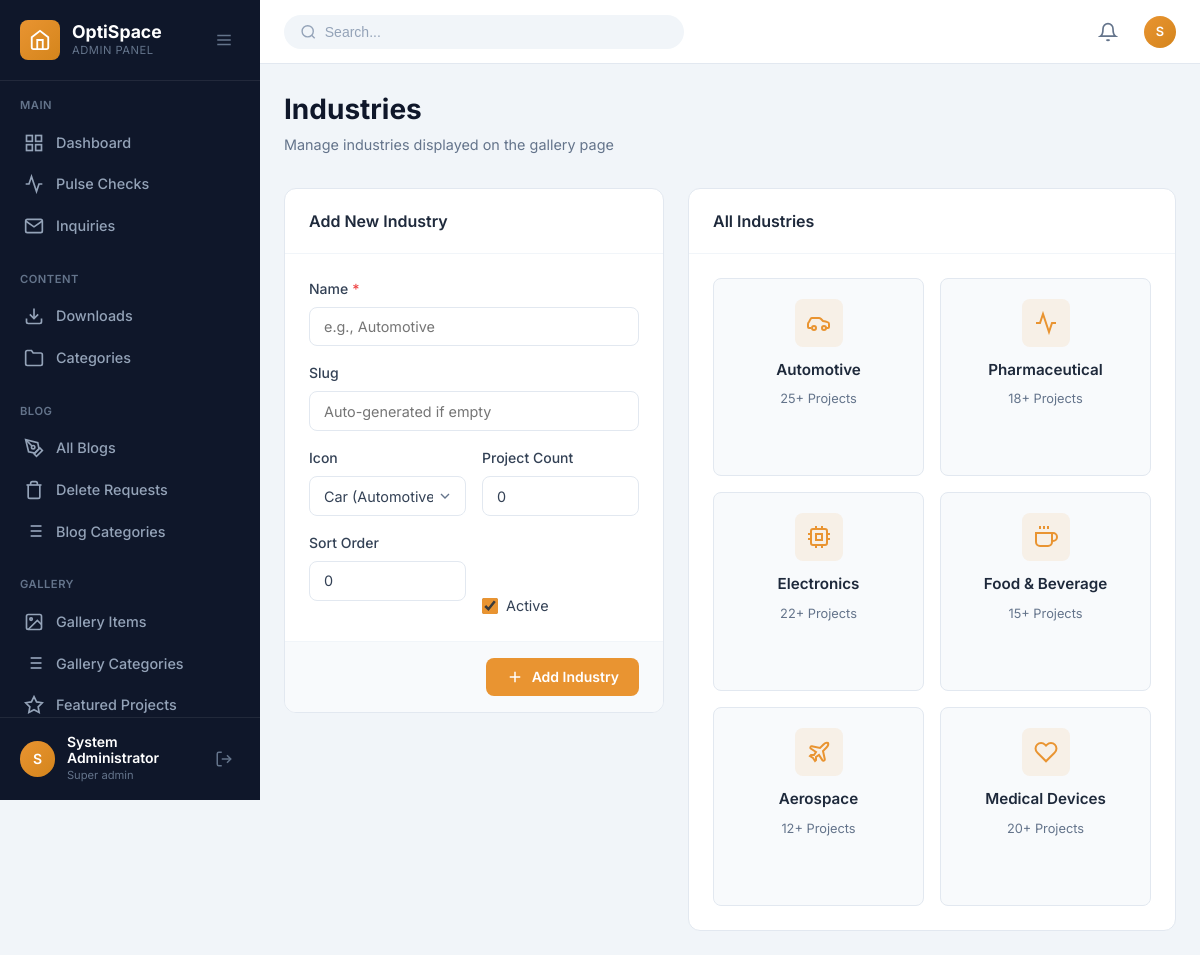
The app's page /admin/gallery-industries.php (signed in) with its own data.
### tables this page shows
CREATE TABLE IF NOT EXISTS gallery_industries (
    id INT AUTO_INCREMENT PRIMARY KEY,
    name VARCHAR(100) NOT NULL,
    slug VARCHAR(100) NOT NULL UNIQUE,
    icon VARCHAR(50) DEFAULT 'building',
    project_count INT DEFAULT 0,
    sort_order INT DEFAULT 0,
    is_active TINYINT(1) DEFAULT 1,
    created_at TIMESTAMP DEFAULT CURRENT_TIMESTAMP,
    updated_at TIMESTAMP DEFAULT CURRENT_TIMESTAMP ON UPDATE CURRENT_TIMESTAMP
);

### admin/gallery-industries.php (the view, shortened to what this page needs)
<?php
$conn = getDBConnection();
$editIndustry = null;
$industries = $conn->query("SELECT * FROM gallery_industries ORDER BY sort_order ASC");
include __DIR__ . '/includes/header.php';
?>
<div class="page-header">
    <div class="page-title-section">
        <h1 class="page-title">Industries</h1>
        <p class="page-subtitle">Manage industries displayed on the gallery page</p>
    </div>
</div>
<div class="industries-layout">
    <div class="form-card industry-form">
        <div class="form-card-header">
            <h2><?php echo $editIndustry ? 'Edit Industry' : 'Add New Industry'; ?></h2>
        </div>
        <form method="POST">
            <div class="form-card-body">
                <div class="form-group">
                    <label for="name" class="form-label required">Name</label>
                    <input type="text" id="name" name="name" class="form-input"
                           value="<?php echo htmlspecialchars($editIndustry['name'] ?? ''); ?>"
                           placeholder="e.g., Automotive" required>
                </div>
                <div class="form-group">
                    <label for="slug" class="form-label">Slug</label>
                    <input type="text" id="slug" name="slug" class="form-input"
                           value="<?php echo htmlspecialchars($editIndustry['slug'] ?? ''); ?>"
                           placeholder="Auto-generated if empty">
                </div>
                <div class="form-row">
                    <div class="form-group">
                        <label for="icon" class="form-label">Icon</label>
                        <select id="icon" name="icon" class="form-select">
                            <option value="car" <?php echo ($editIndustry['icon'] ?? '') === 'car' ? 'selected' : ''; ?>>Car (Automotive)</option>
                        </select>
                    </div>
                    <div class="form-group">
                        <label for="project_count" class="form-label">Project Count</label>
                        <input type="number" id="project_count" name="project_count" class="form-input"
                               value="<?php echo htmlspecialchars($editIndustry['project_count'] ?? '0'); ?>" min="0">
                    </div>
                </div>
                <div class="form-row">
                    <div class="form-group">
                        <label for="sort_order" class="form-label">Sort Order</label>
                        <input type="number" id="sort_order" name="sort_order" class="form-input"
                               value="<?php echo htmlspecialchars($editIndustry['sort_order'] ?? '0'); ?>" min="0">
                    </div>
                    <div class="form-group" style="display: flex; align-items: flex-end;">
                        <label class="checkbox-label" style="margin-bottom: 0;">
                            <input type="checkbox" name="is_active" value="1"
                                   <?php echo (!isset($editIndustry) || $editIndustry['is_active']) ? 'checked' : ''; ?>>
                            <span class="checkbox-text">Active</span>
                        </label>
                    </div>
                </div>
            </div>
            <div class="form-card-footer">
                <button type="submit" class="btn btn-primary">
                    <svg viewBox="0 0 24 24" fill="none" stroke="currentColor" stroke-width="2">
                        <?php if ($editIndustry): ?>
                        <path d="M19 21H5a2 2 0 0 1-2-2V5a2 2 0 0 1 2-2h11l5 5v11a2 2 0 0 1-2 2z"/>
                        <polyline points="17 21 17 13 7 13 7 21"/>
                        <polyline points="7 3 7 8 15 8"/>
                        <?php else: ?>
                        <line x1="12" y1="5" x2="12" y2="19"/>
                        <line x1="5" y1="12" x2="19" y2="12"/>
                        <?php endif; ?>
                    </svg>
                    <?php echo $editIndustry ? 'Update Industry' : 'Add Industry'; ?>
                </button>
            </div>
        </form>
    </div>
    <div class="industries-list">
        <div class="form-card">
            <div class="form-card-header">
                <h2>All Industries</h2>
            </div>
            <div class="industries-grid-admin">
                <?php if ($industries->num_rows > 0): ?>
                    <?php while ($ind = $industries->fetch_assoc()): ?>
                    <div class="industry-admin-card <?php echo $ind['is_active'] ? '' : 'inactive'; ?>">
                        <div class="industry-icon">
                            <svg viewBox="0 0 24 24" fill="none" stroke="currentColor" stroke-width="2">
                                <?php
                                switch ($ind['icon']) {
                                    case 'car':
                                        echo '<path d="M19 17h2c.6 0 1-.4 1-1v-3c0-.9-.7-1.7-1.5-1.9C18.7 10.6 16 10 16 10s-1.3-1.4-2.2-2.3c-.5-.4-1.1-.7-1.8-.7H5c-.6 0-1.1.4-1.4.9l-1.5 2.8C1.4 11.3 1 12.1 1 13v3c0 .6.4 1 1 1h2"/><circle cx="7" cy="17" r="2"/><circle cx="17" cy="17" r="2"/>';
                                        break;
                                    case 'medical':
                                        echo '<path d="M22 12h-4l-3 9L9 3l-3 9H2"/>';
                                        break;
                                    case 'chip':
                                        echo '<rect x="4" y="4" width="16" height="16" rx="2" ry="2"/><rect x="9" y="9" width="6" height="6"/><line x1="9" y1="1" x2="9" y2="4"/><line x1="15" y1="1" x2="15" y2="4"/><line x1="9" y1="20" x2="9" y2="23"/><line x1="15" y1="20" x2="15" y2="23"/><line x1="20" y1="9" x2="23" y2="9"/><line x1="20" y1="14" x2="23" y2="14"/><line x1="1" y1="9" x2="4" y2="9"/><line x1="1" y1="14" x2="4" y2="14"/>';
                                        break;
                                    case 'food':
                                        echo '<path d="M18 8h1a4 4 0 0 1 0 8h-1"/><path d="M2 8h16v9a4 4 0 0 1-4 4H6a4 4 0 0 1-4-4V8z"/><line x1="6" y1="1" x2="6" y2="4"/><line x1="10" y1="1" x2="10" y2="4"/><line x1="14" y1="1" x2="14" y2="4"/>';
                                        break;
                                    case 'plane':
                                        echo '<path d="M17.8 19.2L16 11l3.5-3.5C21 6 21.5 4 21 3c-1-.5-3 0-4.5 1.5L13 8 4.8 6.2c-.5-.1-.9.1-1.1.5l-.3.5c-.2.5-.1 1 .3 1.3L9 12l-2 3H4l-1 1 3 2 2 3 1-1v-3l3-2 3.5 5.3c.3.4.8.5 1.3.3l.5-.2c.4-.3.6-.7.5-1.2z"/>';
                                        break;
                                    case 'heart':
                                        echo '<path d="M20.84 4.61a5.5 5.5 0 0 0-7.78 0L12 5.67l-1.06-1.06a5.5 5.5 0 0 0-7.78 7.78l1.06 1.06L12 21.23l7.78-7.78 1.06-1.06a5.5 5.5 0 0 0 0-7.78z"/>';
                                        break;
                                    case 'cog':
                                        echo '<circle cx="12" cy="12" r="3"/><path d="M19.4 15a1.65 1.65 0 0 0 .33 1.82l.06.06a2 2 0 0 1 0 2.83 2 2 0 0 1-2.83 0l-.06-.06a1.65 1.65 0 0 0-1.82-.33 1.65 1.65 0 0 0-1 1.51V21a2 2 0 0 1-2 2 2 2 0 0 1-2-2v-.09A1.65 1.65 0 0 0 9 19.4a1.65 1.65 0 0 0-1.82.33l-.06.06a2 2 0 0 1-2.83 0 2 2 0 0 1 0-2.83l.06-.06a1.65 1.65 0 0 0 .33-1.82 1.65 1.65 0 0 0-1.51-1H3a2 2 0 0 1-2-2 2 2 0 0 1 2-2h.09A1.65 1.65 0 0 0 4.6 9a1.65 1.65 0 0 0-.33-1.82l-.06-.06a2 2 0 0 1 0-2.83 2 2 0 0 1 2.83 0l.06.06a1.65 1.65 0 0 0 1.82.33H9a1.65 1.65 0 0 0 1-1.51V3a2 2 0 0 1 2-2 2 2 0 0 1 2 2v.09a1.65 1.65 0 0 0 1 1.51 1.65 1.65 0 0 0 1.82-.33l.06-.06a2 2 0 0 1 2.83 0 2 2 0 0 1 0 2.83l-.06.06a1.65 1.65 0 0 0-.33 1.82V9a1.65 1.65 0 0 0 1.51 1H21a2 2 0 0 1 2 2 2 2 0 0 1-2 2h-.09a1.65 1.65 0 0 0-1.51 1z"/>';
                                        break;
                                    default:
                                        echo '<path d="M3 21h18"/><path d="M5 21V7l8-4v18"/><path d="M19 21V11l-6-4"/>';
                                }
                                ?>
                            </svg>
                        </div>
                        <div class="industry-info">
                            <h4><?php echo htmlspecialchars($ind['name']); ?></h4>
                            <span><?php echo $ind['project_count']; ?>+ Projects</span>
                        </div>
                    </div>
                    <?php endwhile; ?>
                <?php else: ?>
                    <div class="empty-state-small">
                        <p>No industries yet. Create your first industry using the form.</p>
                    </div>
                <?php endif; ?>
            </div>
        </div>
    </div>
</div>
<?php include __DIR__ . '/includes/footer.php'; ?>

### admin/assets/css/admin.css (style rules this page uses)
:root { --admin-primary: #E99431; --admin-primary-dark: #d4851c; --admin-primary-light: rgba(233, 148, 49, 0.1); --admin-dark: #1E293B; --admin-dark-light: #334155; --admin-gray-900: #0F172A; --admin-gray-800: #1E293B; --admin-gray-700: #334155; --admin-gray-600: #475569; --admin-gray-500: #64748B; --admin-gray-400: #94A3B8; --admin-gray-300: #CBD5E1; --admin-gray-200: #E2E8F0; --admin-gray-100: #F1F5F9; --admin-gray-50: #F8FAFC; --admin-white: #FFFFFF; --admin-success: #10B981; --admin-success-light: rgba(16, 185, 129, 0.1); --admin-warning: #F59E0B; --admin-warning-light: rgba(245, 158, 11, 0.1); --admin-danger: #EF4444; --admin-danger-light: rgba(239, 68, 68, 0.1); --admin-info: #3B82F6; --admin-info-light: rgba(59, 130, 246, 0.1); --sidebar-width: 260px; --sidebar-collapsed-width: 70px; --sidebar-bg: var(--admin-gray-900); --sidebar-text: var(--admin-gray-400); --sidebar-active: var(--admin-primary); --header-height: 64px; --header-bg: var(--admin-white); --shadow-sm: 0 1px 2px rgba(0, 0, 0, 0.05); --shadow-md: 0 4px 6px -1px rgba(0, 0, 0, 0.1); --shadow-lg: 0 10px 15px -3px rgba(0, 0, 0, 0.1); --shadow-xl: 0 20px 25px -5px rgba(0, 0, 0, 0.1); --radius-sm: 4px; --radius-md: 8px; --radius-lg: 12px; --radius-xl: 16px; --radius-full: 9999px; --transition-fast: 0.15s ease; --transition-normal: 0.3s ease; }
*, *::before, *::after { box-sizing: border-box; margin: 0; padding: 0; }
html { font-size: 16px; -webkit-font-smoothing: antialiased; -moz-osx-font-smoothing: grayscale; }
body.admin-body { font-family: 'Inter', -apple-system, BlinkMacSystemFont, 'Segoe UI', Roboto, sans-serif; background: var(--admin-gray-100); color: var(--admin-gray-700); line-height: 1.5; min-height: 100vh; }
button { font-family: inherit; cursor: pointer; border: none; background: none; }
.page-header { display: flex; align-items: center; justify-content: space-between; margin-bottom: 2rem; flex-wrap: wrap; gap: 1rem; }
.page-title-section { display: flex; flex-direction: column; gap: 0.25rem; }
.page-title { font-size: 1.75rem; font-weight: 700; color: var(--admin-gray-900); }
.page-subtitle { font-size: 0.9rem; color: var(--admin-gray-500); }
.btn { display: inline-flex; align-items: center; justify-content: center; gap: 0.5rem; padding: 0.625rem 1.25rem; font-size: 0.875rem; font-weight: 600; border-radius: var(--radius-md); transition: all var(--transition-fast); cursor: pointer; border: none; }
.btn svg { width: 18px; height: 18px; }
.btn-primary { background: var(--admin-primary); color: var(--admin-white); }
.form-group { margin-bottom: 1.25rem; }
.form-label { display: block; font-size: 0.875rem; font-weight: 600; color: var(--admin-gray-700); margin-bottom: 0.5rem; }
.form-select { appearance: none; background-repeat: no-repeat; background-position: right 0.75rem center; background-size: 16px; padding-right: 2.5rem; }
.form-row { display: grid; grid-template-columns: repeat(2, 1fr); gap: 1rem; }

### records on screen
gallery_industries: name "Automotive", project_count "25"
gallery_industries: name "Pharmaceutical", project_count "18"
gallery_industries: name "Electronics", project_count "22"
gallery_industries: name "Food & Beverage", project_count "15"
gallery_industries: name "Aerospace", project_count "12"
gallery_industries: name "Medical Devices", project_count "20"

### other values on screen
substr($admin['full_name'] ?? 'A', 0, 1) "S"
$admin['full_name'] "System Administrator"
str_replace('_', ' ', $admin['role'] ?? 'Admin') "Super admin"
